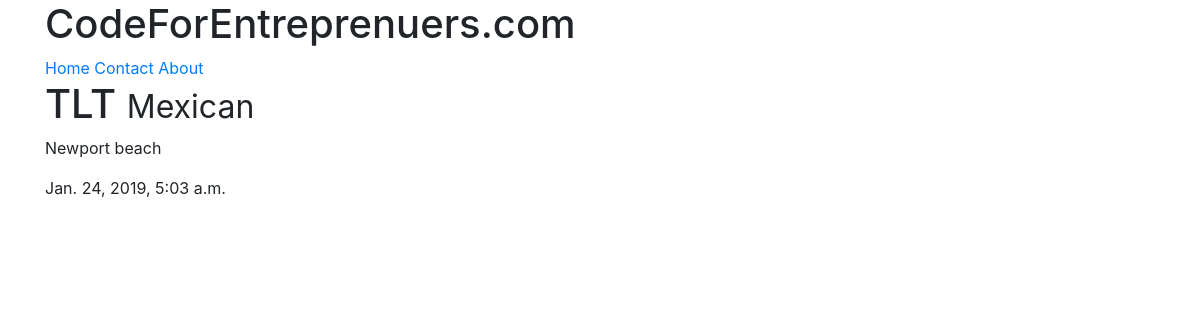
The app's page /restaurants/2/ with its own data.
### restaurants/models.py (models this page shows, shortened)
class RestaurantLocation(models.Model):
    name         = models.CharField(max_length=120)
    location     = models.CharField(max_length=120, null=True, blank=True)
    category     = models.CharField(max_length=120, null=True, blank=True)
    timestamp    = models.DateTimeField(auto_now=True)

### restaurants/views.py (the view)
# urls.py: url(r'^restaurants/(?P<pk>\w+)/$', RestaurantDetailView.as_view()),
class RestaurantDetailView(DetailView):
    queryset = RestaurantLocation.objects.all()
    def get_context_data(self, *args, **kwargs):
        return super(RestaurantDetailView, self).get_context_data(*args, **kwargs)

### restaurants/templates/restaurants/restaurantlocation_detail.html (shortened to what this page needs)
{% extends "base.html" %}
{% block content %}
<h1> {{ object.name }} <small> {{ object.category }} </small> </h1>
<p> {{ object.location }} </p>
<p> {{ object.timestamp }}</p>
{% endblock content %}

### records on screen
RestaurantLocation: name "TLT", category "Mexican", location "Newport beach", timestamp "Jan. 24, 2019, 5:03 a.m."
